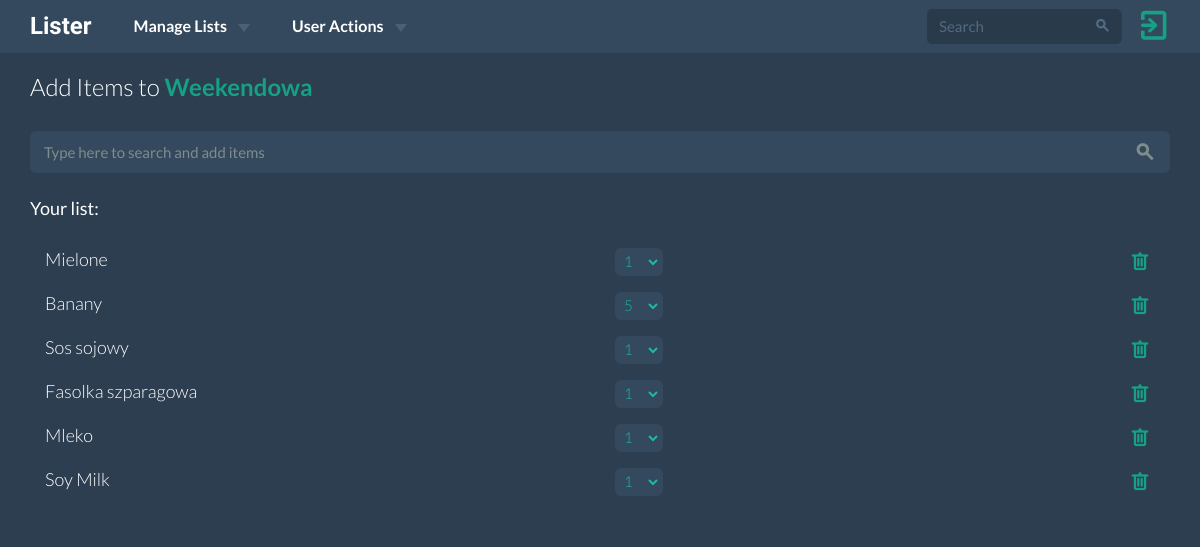
The page /lists/11/add-items/ (signed in) on the database as committed earlier.
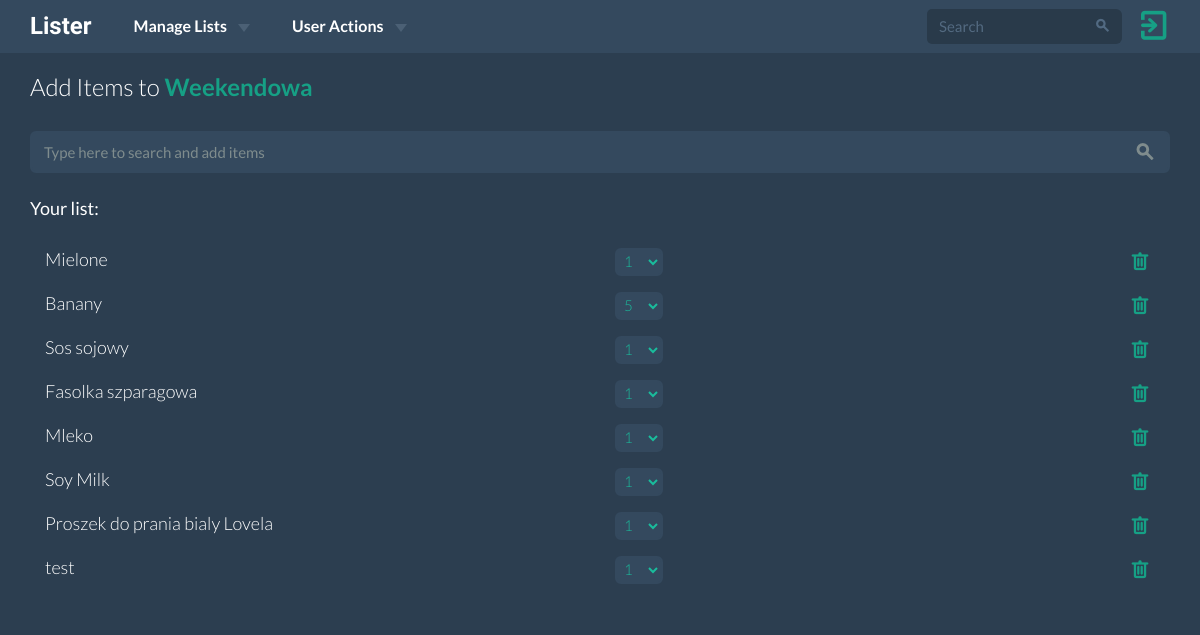
The same page on the database as committed later.
### lists/models.py (models this page shows, shortened)
class ShoppingItem(models.Model):
    name = models.CharField(max_length=30, blank=True, null=True)
    item = models.ForeignKey(Item, on_delete=models.CASCADE,
                             null=True, blank=True)
    shopping_list = models.ForeignKey('ShoppingList', on_delete=models.CASCADE)
    quantity = models.PositiveSmallIntegerField(default=1)
    bought = models.BooleanField(default=False)

### lists/views.py (the view, shortened to what this page needs)
# urls.py: url(r'^(?P<pk>\d+)/add-items/$', views.AddItemsToListView.as_view(),
class AddItemsToListView(View):
    @method_decorator(login_required(login_url='users:login_view'))
    def get(self, request, pk):
        shopping_list = ShoppingList.objects.get(pk=pk)
        if shopping_list.user == request.user:
            template = 'lists/add_items_to_list.html'
            context = {
                'shopping_list': shopping_list,
            }
            return render(request, template, context)
        return redirect('lists:main_page_view')

### lists/models.py (called while the page is built)
    @property
    def shopping_items(self):
        shopping_items = ShoppingItem.objects.filter(shopping_list=self)
        return shopping_items

### lists/templates/lists/add_items_to_list.html (shortened to what this page needs)
{% extends 'base.html' %} {% block head_title %}Add Items to {{ shopping_list.name }}{% endblock %} {% block content %} {% load staticfiles %}
<div class="add-items-list-wrapper">
    <div class="container">
        <div class="row">
            <div class="col-sm-12">
                <h6>Add Items to <a href="{% url 'lists:shopping_list_detail_view' pk=shopping_list.pk %}"><strong>{{ shopping_list.name }}</strong></a></h6>
            </div>
        </div>
        <div class="row">
            <div class="col-xs-12">
                <div class="form-group">
                    <input type="text" value="" id="search-items" placeholder="Type here to search and add items" class="form-control" maxlength="30" />
                </div>
            </div>
        </div>
        <div class="row">
            <div class="col-xs-12">
            </div>
        </div>
        <div class="row">
            <div class="col-xs-12">
                <p>Your list:</p>
            </div>
        </div>
        <div class="row">
            <ul>
                {% for shopping_item in shopping_list.shopping_items %}
                <li>
                    <div class="col-xs-6">
                        {{ shopping_item.name }}
                    </div>
                    <div class="col-xs-3">
                        <select class="form-control select select-primary select-block mbl" item-pk="{{ shopping_item.pk }}">
                            {% for i in "xxxxxxxxxxx" %}
                                {% if forloop.counter0 == shopping_item.quantity %}
                                    <option selected value="{{ shopping_item.quantity }}">{{ shopping_item.quantity }}</option>
                                {% elif forloop.counter0 == 0 %}
                                {% else %}
                                    <option value="{{ forloop.counter0 }}">{{ forloop.counter0 }}</option>
                                {% endif %}
                            {% endfor %}
                        </select>
                    </div>
                    <div class="col-xs-3">
                        <form method="POST" action="{% url 'lists:delete_items_from_list_view' pk=shopping_item.pk %}">
                            <div class="todo-right pull-right">
                                <button><span class="fui-trash"></span></button>
                            </div>
                        </form>
                    </div>
                </li>
                {% endfor %}
            </ul>
        </div>
    </div>
</div>
{% include 'lists/add_items_js.html' %} {% endblock %}

Rows that differ between the two databases and show on the page:
added ShoppingItem: name "Proszek do prania bialy Lovela", quantity+id "1"
added ShoppingItem: name "test", quantity+id "1"
